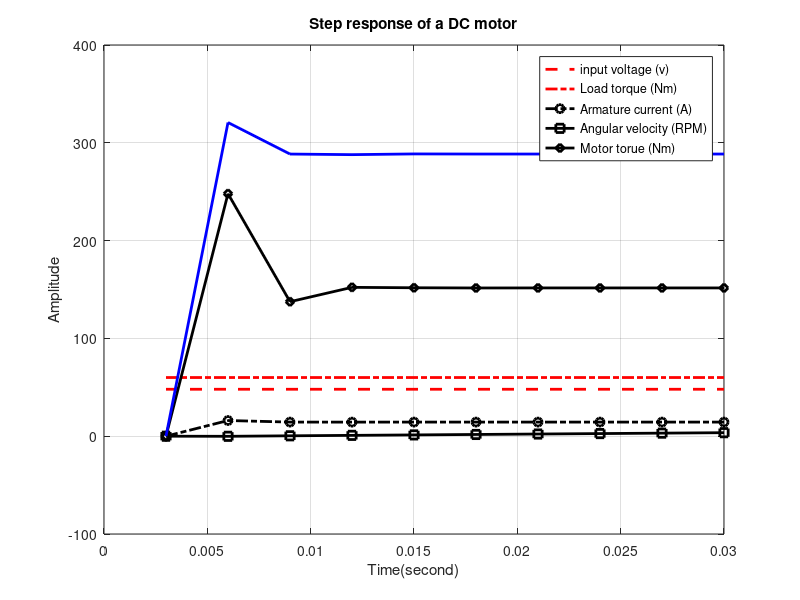

The MATLAB script that drew this image:
clc;
clear all;
close all;
%% parameter values are taken from norman s. nise text book example problem on DC motor coupled with gear load
Ra=0.007;    %% Armature resistance in ohm
La=0.000090; %% Armature inductance in henary
Kt=0.050;    %% Torque constant
Kb=0.050;    %% Back emfconstant
Ja=130*10^-7;%% Moment of inertia in kg m^2
Da=0.0160;   %% Rotor viscous damping in Nm/rad/second
JL=3200;     %% Load side inertia in kg-m^2
DL=800;      %% Load side viscous damping in Nm/rad/second
Ts=0.003;    %% Sampling time in second
TL=60;        %% Load torue
Ea=48;       %% Supply voltage in volt
N1=1;        %% No of teeth on primary shaft side
N2=156;      %% No of teeth on secondary load side
N=(N1/N2)^2; %% Equivalent gear ratio
Dm=Da+(N*DL);%% Equivalent viscous damping in Nm/rad/sec
Jm=Ja+(N*JL);%% Equivalent inertia in kg-m^2
Ac=[-(Ra/La)  0   (-(Kt*Kb)/La);
       0      0        1;
      (1/Ja)   0      -(Da/Ja)]; %% System matrix
Bc=[(Kt/La)  0;
    0        0; 
    0    -(1/Ja)]; %% Input matrix
Cc=[ 1   0   0;
     0   1   0;
     0   0   1]; %% Output matrix
Dc=[0];          %% Transmission matrix
motor_sys_continuous=ss(Ac,Bc,Cc,Dc);
motor_sys_discrete=c2d(motor_sys_continuous, Ts);
[Ad,Bd,Cd,Dd]=ssdata(motor_sys_discrete);
x(:,1)=[0;0;0];
for k=1:1:10;
    u(:,k)=[Ea,TL];
    x(:,k+1)=Ad*x(:,k)+Bd*u(:,k);
    y(:,k)=Cd*x(:,k)/5;
    Ia(k)=y(1,k)/Kt;
    T(k)=k*Ts;
end
plot(T,u(1,:),'--r','linewidth', 2);
hold on
plot(T,u(2,:),'-.r','linewidth', 2);
hold on
plot(T,y(1,:),'-.ok','linewidth', 2);
hold on
plot(T,y(2,:),'-sk','linewidth', 2);
hold on
plot(T,y(3,:),'-dk','linewidth', 2);
hold on
plot(T,Ia,'-b','linewidth', 2);
grid on
xlabel('Time(second)');
ylabel('Amplitude');
legend('input voltage (v)','Load torque (Nm)','Armature current (A)','Angular velocity (RPM)','Motor torue (Nm)');
title('Step response of a DC motor');

